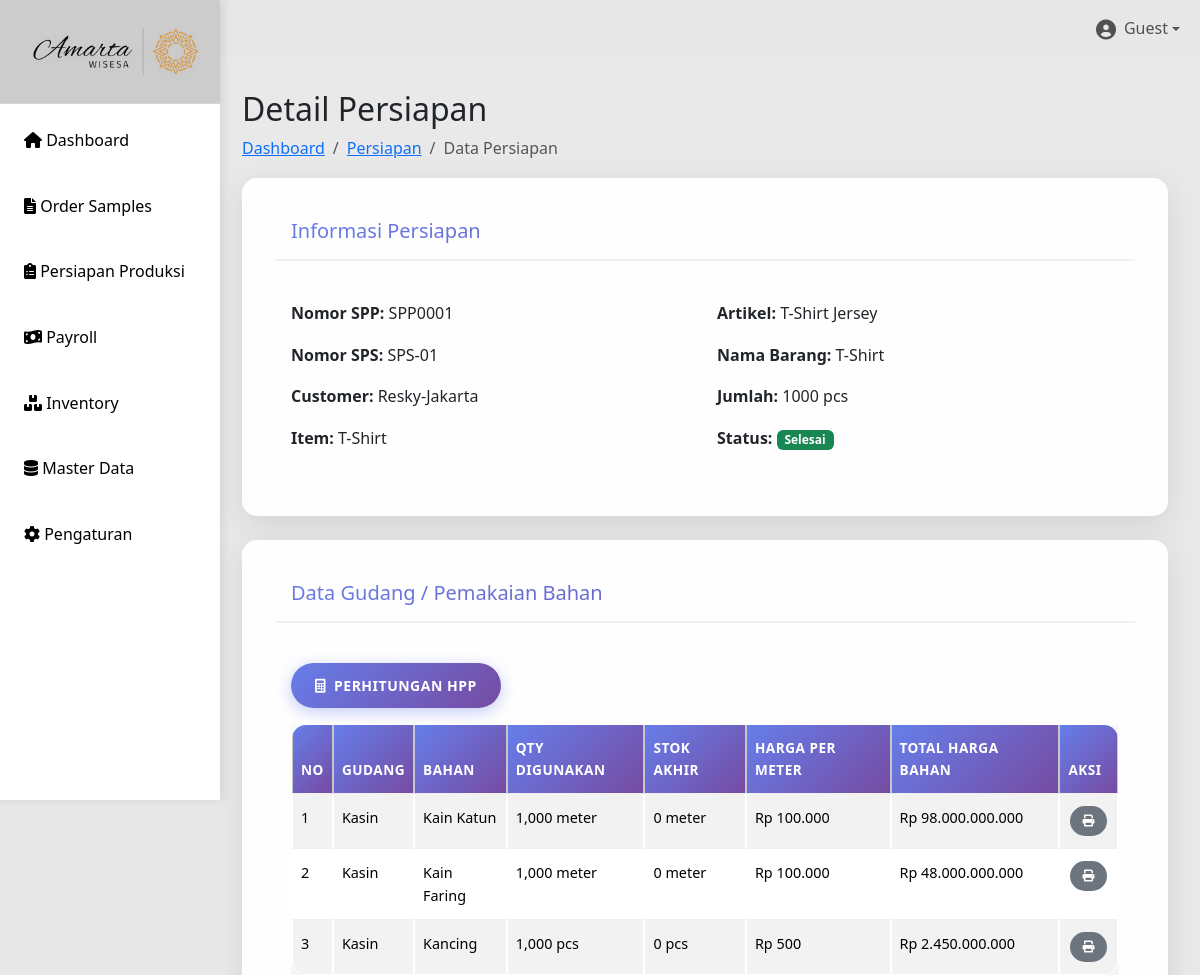
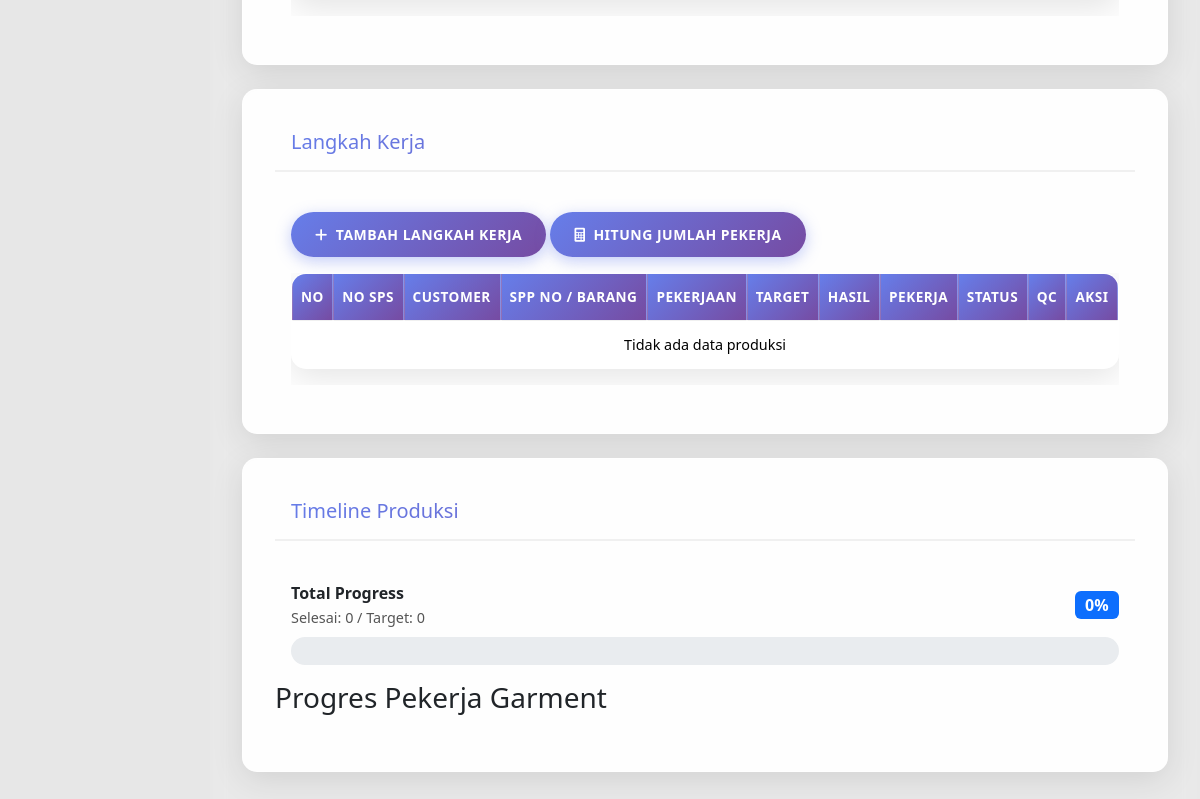
The page /detail-persiapan.php?id=11 on the database its author committed (2 pictures, top to bottom).
### tables this page shows
CREATE TABLE `persiapan` (
  `id` int(11) UNSIGNED NOT NULL,
  `id_sps` int(10) UNSIGNED NOT NULL,
  `spp_no` varchar(50) NOT NULL DEFAULT '',
  `kode_barang` varchar(50) DEFAULT NULL,
  `nama_barang` varchar(100) DEFAULT NULL,
  `jumlah` int(11) DEFAULT NULL,
  `satuan` varchar(20) DEFAULT NULL,
  `harga` decimal(65,2) DEFAULT NULL,
  `total` decimal(10,2) DEFAULT NULL,
  `tanggal_persiapan` date NOT NULL,
  `pola` varchar(255) DEFAULT NULL,
  `marker` varchar(255) DEFAULT NULL,
  `upload_spk` varchar(255) DEFAULT NULL,
  `status` enum('pending','proses','selesai','batal') DEFAULT 'pending',
  `sp_srx` varchar(255) DEFAULT NULL,
  `created_at` datetime DEFAULT current_timestamp(),
  `updated_at` datetime DEFAULT current_timestamp() ON UPDATE current_timestamp()
);

CREATE TABLE `sps` (
  `id` int(10) UNSIGNED NOT NULL,
  `tanggal` date DEFAULT NULL,
  `sps_no` varchar(20) DEFAULT NULL,
  `customer` varchar(100) DEFAULT NULL,
  `item` varchar(100) DEFAULT NULL,
  `artikel` varchar(100) DEFAULT NULL,
  `qty` int(11) DEFAULT NULL,
  `size` varchar(20) DEFAULT NULL,
  `sample_product` varchar(255) DEFAULT NULL,
  `design` varchar(255) DEFAULT NULL,
  `st_chart` varchar(255) DEFAULT NULL,
  `material_sm` varchar(255) DEFAULT NULL,
  `pola_sample` varchar(255) DEFAULT NULL,
  `buat_sample` varchar(255) DEFAULT NULL,
  `kirim` date DEFAULT NULL,
  `approval` varchar(100) DEFAULT NULL,
  `sp_srx` varchar(100) DEFAULT NULL
);

CREATE TABLE `hpp` (
  `id` int(10) UNSIGNED NOT NULL,
  `id_persiapan` int(11) UNSIGNED NOT NULL,
  `id_inventory` int(11) UNSIGNED DEFAULT NULL,
  `no_urut` varchar(50) DEFAULT NULL,
  `bahan` varchar(100) DEFAULT NULL,
  `qty` int(11) DEFAULT NULL,
  `barang_jadi` int(11) DEFAULT NULL,
  `stok_order` int(11) DEFAULT NULL,
  `efisiensi_consp` decimal(10,2) DEFAULT NULL,
  `efisiensi_rap` int(50) DEFAULT NULL,
  `stok_material` int(11) DEFAULT NULL,
  `po` int(11) DEFAULT NULL,
  `harga_per_meter` decimal(15,2) DEFAULT NULL,
  `rap_x_harga_per_m` decimal(15,2) DEFAULT NULL,
  `total_harga_bahan` decimal(15,2) DEFAULT NULL,
  `biaya_tenaga_kerja_per_qty` decimal(15,2) DEFAULT NULL,
  `total_biaya_tenaga_kerja` decimal(15,2) DEFAULT NULL,
  `listrik` decimal(15,2) DEFAULT NULL,
  `air` decimal(15,2) DEFAULT NULL,
  `overhead` decimal(15,2) DEFAULT NULL,
  `total_biaya` decimal(15,2) DEFAULT NULL,
  `hpp` decimal(15,2) DEFAULT NULL,
  `profit` decimal(5,2) DEFAULT NULL,
  `harga_jual` decimal(15,2) DEFAULT NULL,
  `created_at` timestamp NOT NULL DEFAULT current_timestamp(),
  `updated_at` timestamp NOT NULL DEFAULT current_timestamp() ON UPDATE current_timestamp()
);

CREATE TABLE `gudang` (
  `id` int(11) NOT NULL,
  `nama` varchar(100) NOT NULL,
  `alamat` text NOT NULL,
  `kepala_gudang` varchar(100) NOT NULL,
  `kapasitas` int(11) NOT NULL COMMENT 'Kapasitas dalam meter persegi',
  `keterangan` text DEFAULT NULL,
  `created_at` timestamp NOT NULL DEFAULT current_timestamp(),
  `updated_at` timestamp NOT NULL DEFAULT current_timestamp() ON UPDATE current_timestamp()
);

CREATE TABLE `inventory_gudang` (
  `id` int(11) UNSIGNED NOT NULL,
  `id_inventory` int(11) NOT NULL,
  `id_gudang` int(11) NOT NULL,
  `nama_barang` varchar(100) NOT NULL,
  `jumlah` int(11) NOT NULL DEFAULT 0,
  `stok_akhir` int(11) NOT NULL DEFAULT 0,
  `satuan` varchar(20) NOT NULL,
  `tanggal_masuk` date DEFAULT NULL,
  `tanggal_update` timestamp NOT NULL DEFAULT current_timestamp() ON UPDATE current_timestamp()
);

### detail-persiapan.php (the view, shortened to what this page needs)
<?php
include 'config/db.php';
include 'includes/header.php';
$id_persiapan = isset($_GET['id']) ? intval($_GET['id']) : 0;
$sql = "SELECT p.*, s.sps_no, s.customer, s.item, s.artikel
        FROM persiapan p
        LEFT JOIN sps s ON p.id_sps = s.id
        WHERE p.id = ?";
$stmt = mysqli_prepare($conn, $sql);
mysqli_stmt_bind_param($stmt, "i", $id_persiapan);
mysqli_stmt_execute($stmt);
$result = mysqli_stmt_get_result($stmt);
$data_persiapan = mysqli_fetch_assoc($result);
$id_sps_produksi = $data_persiapan['id_sps'];
$workers = [];
function pct($c, $t) {
    if ($t <= 0) return 0;
    $p = ($c / $t) * 100;
    return $p > 100 ? 100 : round($p, 1);
}
$sql_gudang = "SELECT
        hpp.id,  -- ambil id dari tabel hpp
        hpp.bahan,
        hpp.qty,
        hpp.harga_per_meter,
        hpp.total_harga_bahan,
        hpp.po,
        ig.stok_akhir,
        ig.satuan,
        g.nama AS nama_gudang
    FROM hpp
    LEFT JOIN inventory_gudang ig ON hpp.id_inventory = ig.id
    LEFT JOIN gudang g ON ig.id_gudang = g.id
    WHERE hpp.id_persiapan = ?";
$stmt_gudang = mysqli_prepare($conn, $sql_gudang);
if ($stmt_gudang) {
    mysqli_stmt_bind_param($stmt_gudang, "i", $id_persiapan);
    mysqli_stmt_execute($stmt_gudang);
    $result_gudang = mysqli_stmt_get_result($stmt_gudang);
    $gudang_items = $result_gudang ? mysqli_fetch_all($result_gudang, MYSQLI_ASSOC) : [];
} else {
    $gudang_items = [];
    error_log("Error preparing gudang query: " . mysqli_error($conn));
}
$sql_produksi = "SELECT p.*, s.sps_no, s.customer
        FROM produksi p
        LEFT JOIN sps s ON p.id_sps = s.id
        WHERE p.id_sps = ?
        ORDER BY p.id DESC";
$stmt_produksi = $conn->prepare($sql_produksi);
if ($stmt_produksi) {
    $stmt_produksi->bind_param("i", $id_sps_produksi);
    $stmt_produksi->execute();
    $produksi = $stmt_produksi->get_result();
} else {
    die("Error dalam query produksi: " . $conn->error);
}
?>
<div class="main-content">
    <div class="">
        <h2>Detail Persiapan</h2>
        <nav aria-label="breadcrumb">
            <ol class="breadcrumb">
                <li class="breadcrumb-item"><a href="index.php">Dashboard</a></li>
                <li class="breadcrumb-item"><a href="persiapan.php">Persiapan</a></li>
                <li class="breadcrumb-item active">Data Persiapan</li>
            </ol>
        </nav>
    </div>
    <div class="card">
        <div class="card-header bg-primary text-white">
            <h5 class="card-title mb-0">Informasi Persiapan</h5>
        </div>
        <div class="card-body">
            <div class="row">
                <div class="col-md-6">
                    <p><strong>Nomor SPP:</strong> <?= htmlspecialchars($data_persiapan['spp_no'] ?? '-'); ?></p>
                    <p><strong>Nomor SPS:</strong> <?= htmlspecialchars($data_persiapan['sps_no'] ?? '-'); ?></p>
                    <p><strong>Customer:</strong> <?= htmlspecialchars($data_persiapan['customer'] ?? '-'); ?></p>
                    <p><strong>Item:</strong> <?= htmlspecialchars($data_persiapan['item'] ?? '-'); ?></p>
                </div>
                <div class="col-md-6">
                    <p><strong>Artikel:</strong> <?= htmlspecialchars($data_persiapan['artikel'] ?? '-'); ?></p>
                    <p><strong>Nama Barang:</strong> <?= htmlspecialchars($data_persiapan['nama_barang'] ?? '-'); ?></p>
                    <p><strong>Jumlah:</strong> <?= htmlspecialchars($data_persiapan['jumlah'] ?? '0'); ?> <?= htmlspecialchars($data_persiapan['satuan'] ?? ''); ?></p>
                    <p><strong>Status:</strong>
                        <span class="badge
                            <?= ($data_persiapan['status'] ?? '') == 'selesai' ? 'bg-success' :
                               (($data_persiapan['status'] ?? '') == 'proses' ? 'bg-warning' :
                               (($data_persiapan['status'] ?? '') == 'batal' ? 'bg-danger' : 'bg-secondary')) ?>">
                            <?= ucfirst($data_persiapan['status'] ?? 'unknown'); ?>
                        </span>
                    </p>
                </div>
            </div>
        </div>
    </div>
    <div class="card">
        <div class="card-header bg-info text-white">
            <h5 class="card-title mb-0">Data Gudang / Pemakaian Bahan</h5>
        </div>
        <div class="card-body">
            <div class="mb-3">
                <a href="data-hpp.php?id=<?= $id_persiapan; ?>" class="btn btn-primary">
                    <i class="fas fa-calculator me-2"></i>Perhitungan HPP
                </a>
            </div>
            <div class="table-responsive">
                <table class="table table-bordered table-striped">
                    <thead class="table-light">
                        <tr>
                            <th>No</th>
                            <th>Gudang</th>
                            <th>Bahan</th>
                            <th>Qty Digunakan</th>
                            <th>Stok Akhir</th>
                            <th>Harga per Meter</th>
                            <th>Total Harga Bahan</th>
                            <th>Aksi</th>
                        </tr>
                    </thead>
                    <tbody>
                        <?php if (!empty($gudang_items)): ?>
                            <?php foreach ($gudang_items as $index => $item): ?>
                            <tr>
                                <td><?= $index + 1; ?></td>
                                <td><?= htmlspecialchars($item['nama_gudang'] ?? '-'); ?></td>
                                <td><?= htmlspecialchars($item['bahan'] ?? '-'); ?></td>
                                <td><?= number_format($item['qty'] ?? 0); ?> <?= htmlspecialchars($item['satuan'] ?? ''); ?></td>
                                <td><?= number_format($item['stok_akhir'] ?? 0); ?> <?= htmlspecialchars($item['satuan'] ?? ''); ?></td>
                                <td>Rp <?= number_format($item['harga_per_meter'] ?? 0, 0, ',', '.'); ?></td>
                                <td>Rp <?= number_format($item['total_harga_bahan'] ?? 0, 0, ',', '.'); ?></td>
                                <td>
                                    <?php if ($item['po'] > 0): ?>
                                        <a href="generate_sppo.php?id=<?= $item['id']; ?>" class="btn btn-secondary" title="Print" target="_blank">
                                            <i class="fas fa-print"></i>
                                        </a>
                                    <?php else: ?>
                                        <button class="btn btn-secondary" title="SPP) hanya bisa dicetak saat ada PO Bahan Baku" disabled>
                                            <i class="fas fa-print"></i>
                                        </button>
                                    <?php endif; ?>
                                </td>
                            </tr>
                            <?php endforeach; ?>
                        <?php else: ?>
                            <tr>
                                <td colspan="8" class="text-center">Tidak ada data gudang</td>
                            </tr>
                        <?php endif; ?>
                    </tbody>
                </table>
            </div>
        </div>
    </div>
    <div class="card">
        <div class="card-header bg-warning text-dark">
            <h5 class="card-title mb-0">Langkah Kerja</h5>
        </div>
        <div class="card-body">
            <div class="mb-3">
                <a href="produksi.php?id_sps=<?= $id_sps_produksi; ?>" class="btn btn-primary">
                    <i class="fas fa-plus me-2"></i>Tambah Langkah Kerja
                </a>
                <a href="jumlah_pekerja.php?id_sps=<?= $id_sps_produksi; ?>" class="btn btn-primary">
                    <i class="fas fa-calculator me-2"></i>Hitung Jumlah Pekerja
                </a>
            </div>
            <div class="table-responsive">
                <table class="table table-bordered">
                    <thead>
                        <tr>
                            <th>No</th>
                            <th>No SPS</th>
                            <th>Customer</th>
                            <th>SPP No / Barang</th>
                            <th>Pekerjaan</th>
                            <th>Target</th>
                            <th>Hasil</th>
                            <th>Pekerja</th>
                            <th>Status</th>
                            <th>QC</th>
                            <th>Aksi</th>
                        </tr>
                    </thead>
                    <tbody>
                        <?php if ($produksi && $produksi->num_rows > 0): ?>
                            <?php $no = 1; while($row = $produksi->fetch_assoc()): ?>
                            <tr>
                                <td><?= $no++ ?></td>
                                <td><?= htmlspecialchars($row['sps_no']) ?></td>
                                <td><?= htmlspecialchars($row['customer']) ?></td>
                                <td><?= htmlspecialchars($data_persiapan['spp_no'] . ' | ' . $data_persiapan['nama_barang']) ?></td>
                                <td><?= htmlspecialchars($row['kerjaan']) ?></td>
                                <td><?= htmlspecialchars($row['target']) ?></td>
                                <td><?= htmlspecialchars($row['hasil']) ?></td>
                                <td><?= htmlspecialchars($row['pekerja']) ?></td>
                                <td>
                                    <span class="badge
                                        <?= $row['status'] == 'selesai' ? 'bg-success' :
                                           ($row['status'] == 'proses' ? 'bg-warning' : 'bg-secondary') ?>">
                                        <?= ucfirst($row['status']) ?>
                                    </span>
                                </td>
                                <td><?= htmlspecialchars($row['qc']) ?></td>
                                <td>
                                    <div class="btn-group btn-group-sm" role="group">
                                        <?php if($row['status'] != 'selesai'): ?>
                                            <a href="?approve=<?= $row['id'] ?>&id=<?= $id_persiapan ?>" class="btn btn-success btn-sm"
                                                onclick="return confirm('Apakah anda yakin ingin menyelesaikan proses ini?')"
                                                title="Approve - Tandai Selesai">
                                                <i class="fas fa-check-circle"></i>
                                            </a>
                                        <?php endif; ?>
                                        <a href="produksi.php?edit=<?= $row['id'] ?>&id_sps=<?= $id_sps_produksi ?>" class="btn btn-warning btn-sm">
                                            <i class="fas fa-edit"></i>
                                        </a>
                                        <a href="?delete_produksi=<?= $row['id'] ?>&id=<?= $id_persiapan ?>" class="btn btn-danger btn-sm"
                                            onclick="return confirm('Hapus data ini?')">
                                            <i class="fas fa-trash"></i>
                                        </a>
                                    </div>
                                </td>
                            </tr>
                            <?php endwhile; ?>
                        <?php else: ?>
                            <tr>
                                <td colspan="11" class="text-center">Tidak ada data produksi</td>
                            </tr>
                        <?php endif; ?>
                    </tbody>
                </table>
            </div>
        </div>
    </div>
    <?php
$totalCompleted = array_sum(array_column($workers, 'hasil'));
$totalTarget    = array_sum(array_column($workers, 'target'));
$totalPct       = pct($totalCompleted, $totalTarget);
?>
    <div class="card">
        <div class="card-header bg-success text-white">
            <h5 class="card-title mb-0">Timeline Produksi</h5>
        </div>
        <div class="card-body">
            <div class="d-flex justify-content-between align-items-center mb-2">
            <div>
                <strong>Total Progress</strong>
                <div class="meta">Selesai: <?= $totalCompleted ?> / Target: <?= $totalTarget ?></div>
            </div>
            <div><span class="badge bg-primary fs-6"><?= $totalPct ?>%</span></div>
            </div>
            <div class="progress" aria-label="Total progress">
            </div>
        </div>
        <h3 class="mb-4">Progres Pekerja Garment</h3>
    </div>
</div>
<?php include 'includes/footer.php'; ?>

### rows shown on the page
persiapan: spp_no "SPP0001", id_sps.sps_no "SPS-01", id_sps.customer "Resky-Jakarta", id_sps.item "T-Shirt", id_sps.artikel "T-Shirt Jersey", nama_barang "T-Shirt", jumlah "1000", satuan "pcs", status "Selesai"
hpp: gudang.nama "Kasin", bahan "Kain Katun", qty "1,000", id_inventory.satuan "meter", id_inventory.stok_akhir "0", harga_per_meter "100.000", total_harga_bahan "98.000.000.000"
hpp: gudang.nama "Kasin", bahan "Kain Faring", qty "1,000", id_inventory.satuan "meter", id_inventory.stok_akhir "0", harga_per_meter "100.000", total_harga_bahan "48.000.000.000"
hpp: gudang.nama "Kasin", bahan "Kancing", qty "1,000", id_inventory.satuan "pcs", id_inventory.stok_akhir "0", harga_per_meter "500", total_harga_bahan "2.450.000.000"

### other values the page prints
$_SESSION['username'] "Guest"
$totalCompleted "0"
$totalTarget "0"
$totalPct "0"
